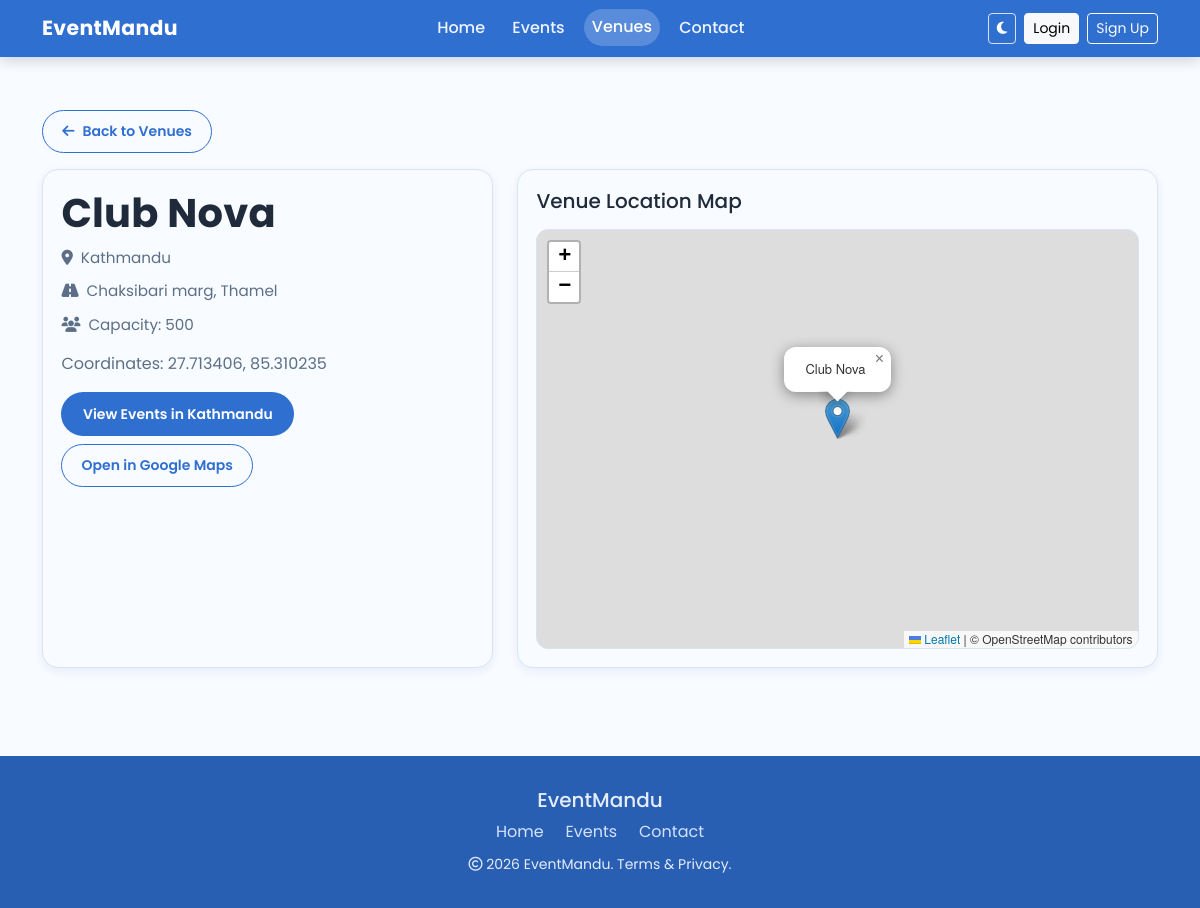
/venues/2/, run on an earlier commit of the app's database.
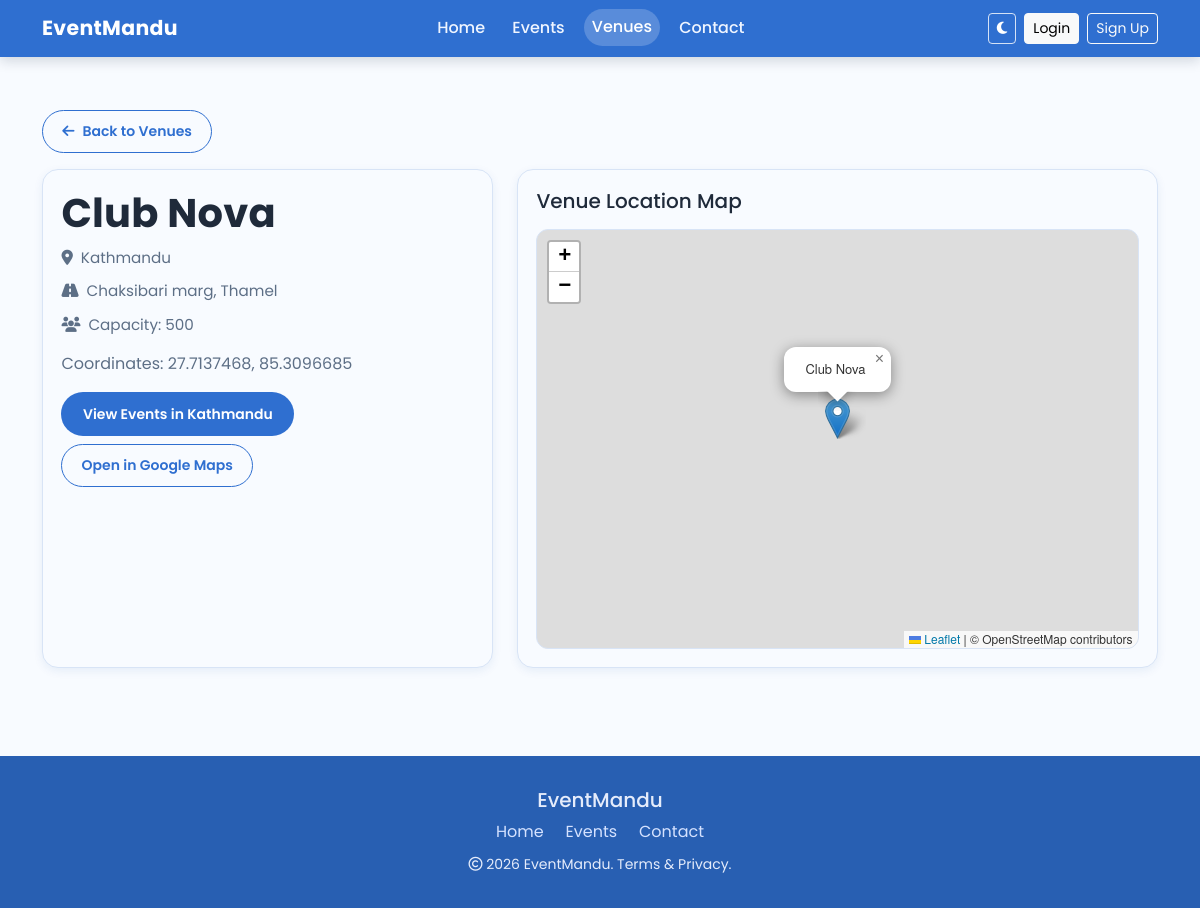
And on a later commit of the database.
### events/models.py (models this page shows, shortened)
class Venue(models.Model):
    name = models.CharField(max_length=200)
    address = models.TextField()
    capacity = models.IntegerField()
    latitude = models.FloatField()
    longitude = models.FloatField()
    city = models.CharField(max_length=100)

### events/views.py (the view)
# urls.py: path('venues/<int:venue_id>/', views.venue_detail, name='venue_detail'),
def venue_detail(request, venue_id):
    venue = get_object_or_404(Venue, id=venue_id)
    return render(request, "venue_detail.html", {"venue": venue, })

### events/context_processors.py (called while the page is built)
def user_role(request):
    role = None
    if request.user.is_authenticated:
        role = get_user_role(request.user)
    return {"user_role": role}

### templates/venue_detail.html (shortened to what the changed rows need)
{% load static %}
<!doctype html>
<html lang="en" data-bs-theme="light">
<head>
  <link href="https://cdn.jsdelivr.net/npm/bootstrap@5.3.2/dist/css/bootstrap.min.css" rel="stylesheet" />
  <link rel="stylesheet" href="https://cdnjs.cloudflare.com/ajax/libs/font-awesome/6.5.2/css/all.min.css" />
  <link rel="stylesheet" href="https://unpkg.com/leaflet@1.9.4/dist/leaflet.css" />
  <link rel="stylesheet" href="{% static 'css/style.css' %}?v=20260228a" />
</head>
<body class="d-flex flex-column min-vh-100">
  <main class="section-space pt-4 flex-grow-1">
    <div class="container">
      <section class="row g-4">
        <div class="col-lg-5">
          <article class="event-card h-100">
            <h1 class="section-title mb-2">{{ venue.name }}</h1>
            <p class="event-meta mb-2"><i class="fa-solid fa-location-dot me-2"></i>{{ venue.city }}</p>
            <p class="event-meta mb-2"><i class="fa-solid fa-road me-2"></i>{{ venue.address }}</p>
            <p class="event-meta mb-3"><i class="fa-solid fa-users me-2"></i>Capacity: {{ venue.capacity }}</p>
            <p class="section-subtitle mb-3">
              Coordinates: {{ venue.latitude }}, {{ venue.longitude }}
            </p>
            <div class="d-flex gap-2 flex-wrap">
              <a class="btn btn-primary-brand btn-sm" href="{% url 'events' %}?city={{ venue.city|urlencode }}">View Events in {{ venue.city }}</a>
              <a
                class="btn btn-outline-brand btn-sm"
                target="_blank"
                rel="noopener noreferrer"
                href="https://www.google.com/maps?q={{ venue.latitude }},{{ venue.longitude }}"
              >
                Open in Google Maps
              </a>
            </div>
          </article>
        </div>
      </section>
    </div>
  </main>
</body>
</html>

What changed in the data, as far as the page shows it:
changed Venue "Club Nova": latitude "27.713406" → "27.7137468"; longitude "85.310235" → "85.3096685"
